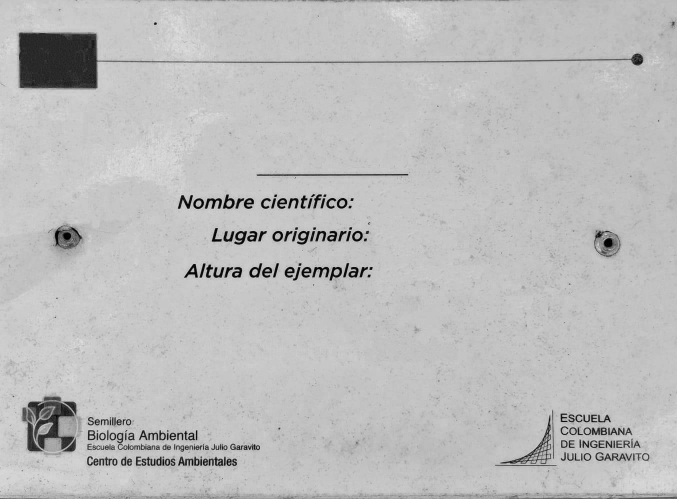
#> input picture monitorias/images/Template2.jpg, 1354 x 998 px (shown at 1/2 size)
$ python ocr_form.py
#> lines starting #> are read from the running program, lines starting #| are printed output that depends on the picture; after the words box and inside, x2 and y2 are one past the last pixel; in counts of white or black regions, pixels touching at a corner belong together
#> in main, template is the input picture: shape (998, 1354, 3); min 0, max 236, mean 188.9
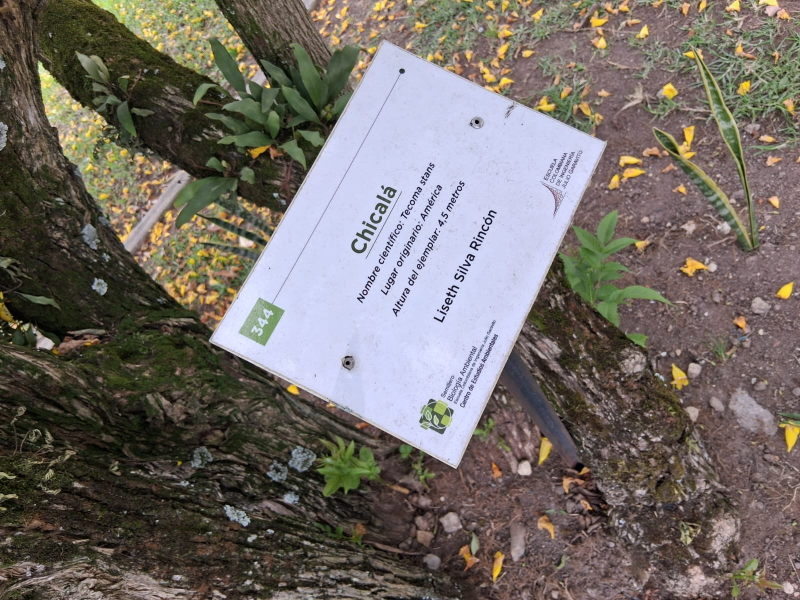
#> input picture monitorias/images/input2.jpg, 1600 x 1200 px (shown at 1/2 size)
#> in main, image is the input picture: shape (1200, 1600, 3); mean B, G, R 103.2, 108.3, 114.9
### monitorias/pyimagesearch/alignment/align_images.py
#!/usr/bin/env python3
"""
align_images.py
Alinea `input` respecto a `template` usando detectores/descriptores (SIFT u ORB),
emparejamiento con Lowe ratio test, cálculo de homografía con RANSAC y warp.
Guarda: aligned.png, matches.png, overlay.png
"""

import cv2
import numpy as np
import argparse
import matplotlib.pyplot as plt

# ---------------------------
# 1. Crear detector dinámico
# ---------------------------
def create_detector(use_sift=True, max_features=5000):
    """Crear detector (SIFT si está disponible, si no ORB)."""
    if use_sift:
        try:
            return cv2.SIFT_create(nfeatures=max_features)
        except Exception:
            print("[WARN] SIFT no disponible -> usando ORB")
    return cv2.ORB_create(nfeatures=max_features)

# ---------------------------
# 2. Emparejar descriptores
# ---------------------------
def match_descriptors(desc1, desc2, use_sift=True, ratio=0.75):
    """Empareja descriptores con FLANN (SIFT) o BF Hamming (ORB)."""
    if desc1 is None or desc2 is None:
        return []

    if use_sift:
        index_params = dict(algorithm=1, trees=5)
        search_params = dict(checks=50)
        matcher = cv2.FlannBasedMatcher(index_params, search_params)
        matches = matcher.knnMatch(np.float32(desc1), np.float32(desc2), k=2)
    else:
        matcher = cv2.BFMatcher(cv2.NORM_HAMMING, crossCheck=False)
        matches = matcher.knnMatch(desc1, desc2, k=2)

    good = []
    for m_n in matches:
        if len(m_n) == 2:
            m, n = m_n
            if m.distance < ratio * n.distance:
                good.append(m)
    return good

# ---------------------------
# 3. Alineación de imágenes
# ---------------------------
def align_images(image, template, use_sift=True, max_features=5000,
                 keep_percent=0.15, ratio=0.75, ransac_thresh=5.0, debug=False):
    """Alinea image -> template. Devuelve aligned, homography, matches_img, overlay."""
#> called with use_sift = True, max_features = 5000, keep_percent = 0.15, ratio = 0.75, ransac_thresh = 5, debug = False
    img_gray = cv2.cvtColor(image, cv2.COLOR_BGR2GRAY)
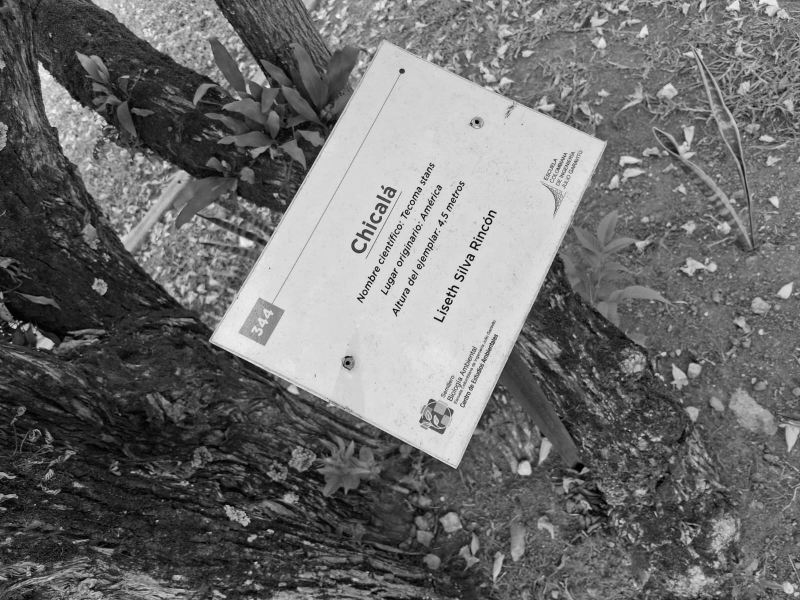
#> img_gray: shape (1200, 1600) (shown at 1/2 size); min 0, max 252, mean 109.7
    tpl_gray = cv2.cvtColor(template, cv2.COLOR_BGR2GRAY)

    detector = create_detector(use_sift=use_sift, max_features=max_features)
    kps1, desc1 = detector.detectAndCompute(img_gray, None)
#> kps1 = 5000 keypoints; strongest (x, y, size): (876, 620, 2.1), (948, 476, 2.1), (916, 540, 2.1), (870, 477, 1.8)
    kps2, desc2 = detector.detectAndCompute(tpl_gray, None)
#> kps2 = 2492 keypoints; strongest (x, y, size): (704, 399, 3.7), (551, 391, 3.4), (700, 414, 3.6), (311, 47, 3.4)

    if len(kps1) < 4 or len(kps2) < 4:
        raise RuntimeError("Muy pocos keypoints detectados. Prueba aumentar max_features.")

    matches = match_descriptors(desc1, desc2, use_sift=use_sift, ratio=ratio)
#> in match_descriptors, `matches = matcher.knnMatch(np.float32(desc1), np.float32(desc2), k=2)`: matches = 5000 matches
#> after the loop in match_descriptors, `for m_n in matches:`: good = 356 matches
#> matches = 356 matches
    if len(matches) < 4:
        raise RuntimeError(f"Pocos matches buenos ({len(matches)}).")

    matches = sorted(matches, key=lambda x: x.distance)
    num_keep = max(4, int(len(matches) * keep_percent))
#> num_keep = 53
    matches_to_use = matches[:num_keep]
#> matches_to_use = 53 matches

    pts1 = np.float32([kps1[m.queryIdx].pt for m in matches_to_use]).reshape(-1, 1, 2)
#> pts1 = 53 rows, first 8: [800, 525.8], [778.3, 490.3], [812.6, 504.4], [958.3, 741.2], [972.2, 676.2], [972.2, 676.2], [859.6, 494], [778.3, 490.3]
    pts2 = np.float32([kps2[m.trainIdx].pt for m in matches_to_use]).reshape(-1, 1, 2)
#> pts2 = 53 rows, first 8: [558.4, 472.7], [601.9, 404.7], [606.5, 475], [323.3, 923.7], [443.6, 894.5], [443.6, 894.5], [664.2, 546.1], [601.9, 404.7]

    H, mask = cv2.findHomography(pts1, pts2, cv2.RANSAC, ransac_thresh)
#> H = [[0.831, -1.7, 796.8], [1.7, 0.965, -1385.5], [-6.84e-05, 0.00014, 1]]; mask = 53 values, max 1 at index 0, min 0 at index 29, mean 0.981
    if H is None:
        raise RuntimeError("No se pudo calcular homografía.")

    h_tpl, w_tpl = template.shape[:2]
#> h_tpl = 998; w_tpl = 1354
    aligned = cv2.warpPerspective(image, H, (w_tpl, h_tpl))

    matches_img = cv2.drawMatches(image, kps1, template, kps2, matches_to_use, None,
                                  matchColor=(0,255,0), singlePointColor=(255,0,0),
                                  flags=cv2.DrawMatchesFlags_NOT_DRAW_SINGLE_POINTS)
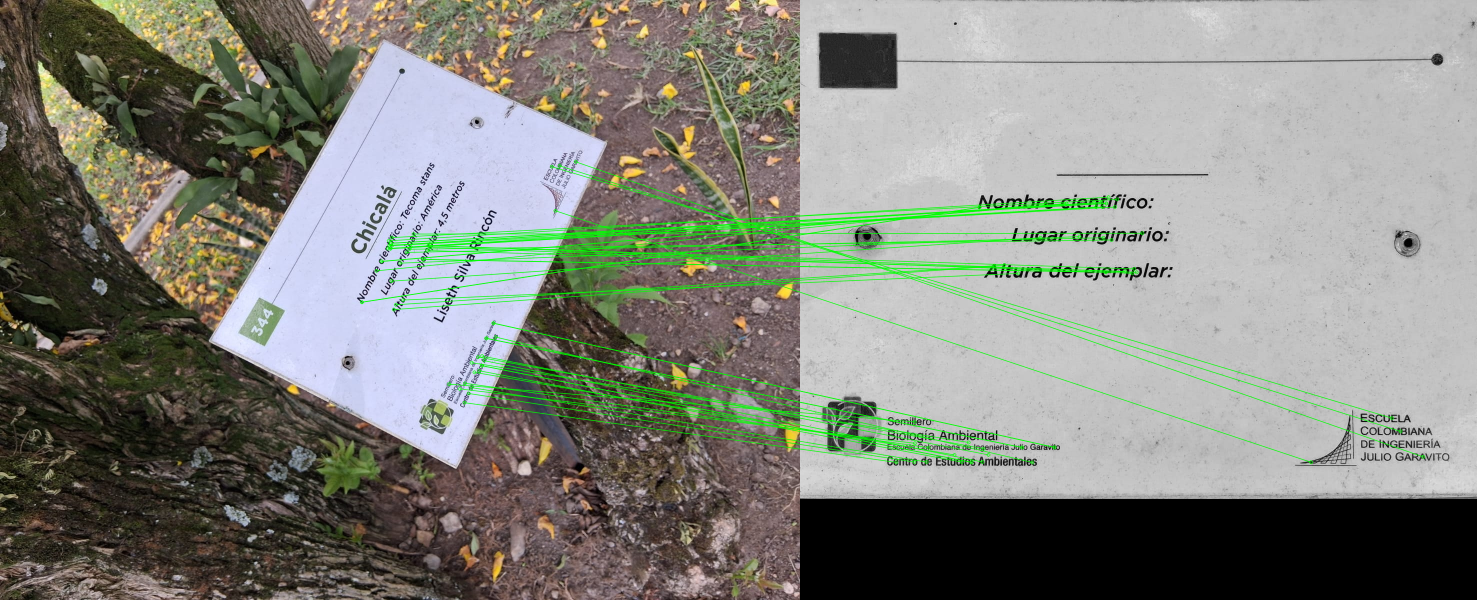
#> matches_img: shape (1200, 2954, 3) (shown at 1/2 size); mean B, G, R 124.8, 133, 131.2

    overlay = cv2.addWeighted(template, 0.5, aligned, 0.5, 0)
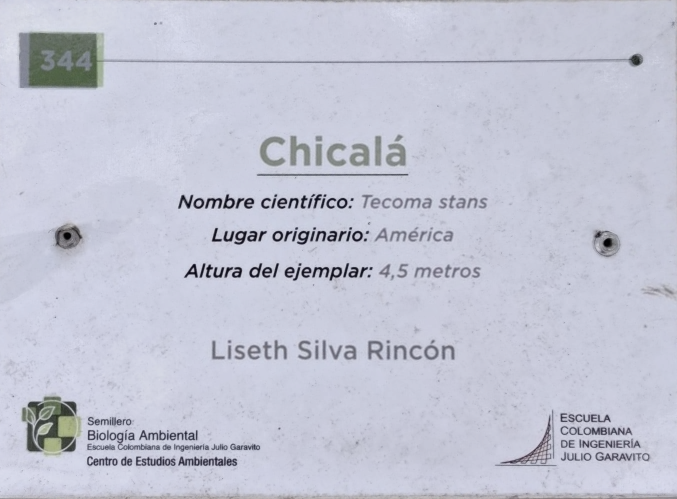
#> overlay: shape (998, 1354, 3) (shown at 1/2 size); mean B, G, R 212, 197, 194.6

    if debug:
        print(f"[INFO] Keypoints img: {len(kps1)}, tpl: {len(kps2)}")
        print(f"[INFO] Matches: {len(matches)} -> usando {len(matches_to_use)}")
        print(f"[INFO] Homography:\n{H}")

    return aligned, H, matches_img, overlay

# ---------------------------
# 4. Mostrar imágenes
# ---------------------------
# [56 lines left out: functions imshow_local, main, not called in this run]

# [2 lines that do not run on import are left out]

### monitorias/ocr_form.py
import cv2
import pytesseract
from pyimagesearch.alignment.align_images import align_images

# Si estás en Windows, ajusta el path a tesseract.exe
pytesseract.pytesseract.tesseract_cmd = r"C:\Program Files\Tesseract-OCR\tesseract.exe"

def main():
    # Cargar imágenes
    template = cv2.imread("images/Template2.jpg")
    image = cv2.imread("images/input2.jpg")

    # Alinear
    aligned, _, _, _ = align_images(image, template, use_sift=True)

    # Definir campos (x, y, w, h)
    fields = {
        "nombre": (340, 255, 682, 335),# azul
        "autor": (400, 660, 550, 100),      # negro
        "id_arbol": (10, 40, 240, 180)      # id arbol
    }

    results = {}
    for field, (x, y, w, h) in fields.items():
        roi = aligned[y:y+h, x:x+w]
        gray = cv2.cvtColor(roi, cv2.COLOR_BGR2GRAY)

        if field == "id_arbol":
            _, thresh = cv2.threshold(gray, 0, 255,
                                    cv2.THRESH_BINARY_INV | cv2.THRESH_OTSU)

            # Forzar solo números
            text = pytesseract.image_to_string(
                thresh,
                config="--psm 7 -c tessedit_char_whitelist=0123456789"
            ).strip()
        else:
            _, thresh = cv2.threshold(gray, 0, 255,
                                    cv2.THRESH_BINARY | cv2.THRESH_OTSU)
            text = pytesseract.image_to_string(thresh, lang="eng").strip()


        results[field] = text

        # Dibujar rectángulo
        cv2.rectangle(aligned, (x, y), (x+w, y+h), (0, 255, 0), 2)
        cv2.putText(aligned, field, (x, y-10),
                    cv2.FONT_HERSHEY_SIMPLEX, 0.9, (0,255,0), 2)
#> this loop made 1 pass
#> pass 1, in main, `roi = aligned[y:y+h, x:x+w]`:
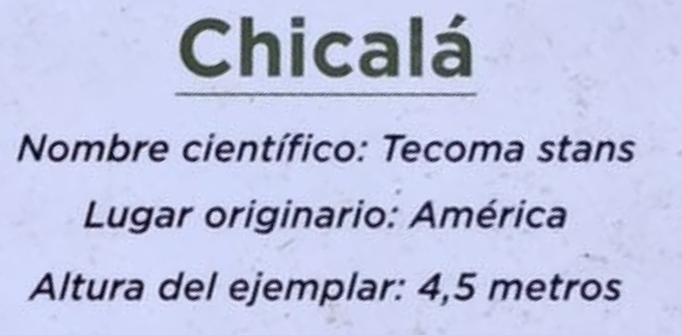
#> roi: shape (335, 682, 3); mean B, G, R 225.1, 195.2, 190.2
#> pass 1, in main, `gray = cv2.cvtColor(roi, cv2.COLOR_BGR2GRAY)`:
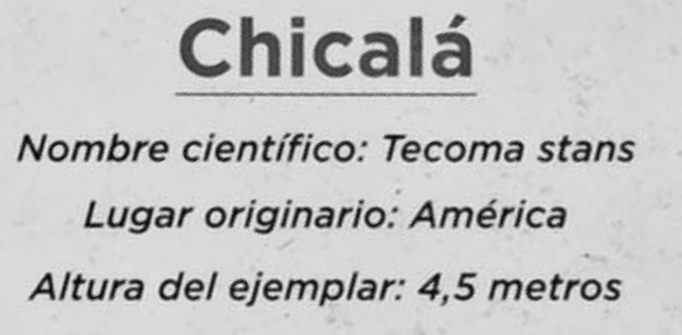
#> gray: shape (335, 682); min 2, max 247, mean 197.1
#> pass 1, in main, `_, thresh = cv2.threshold(gray, 0, 255, cv2.THRESH_BINARY | cv2.THRESH..`:
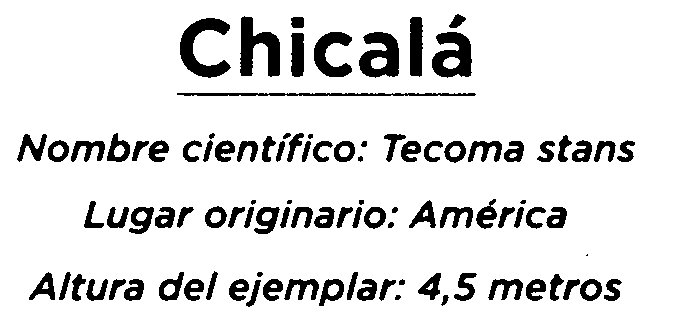
#> thresh: shape (335, 682); 88.3% white; 100 black regions (4 under 20 px), largest, box (x1, y1, x2, y2) and area: (180, 18, 231, 78) 1384, (240, 16, 280, 77) 1365, (359, 32, 399, 78) 1209
#> after the loop, results = 0 items

    # Mostrar resultados
    for field, text in results.items():
        print(f"[{field.upper()}]: {text}")

    cv2.imshow("Aligned + OCR", aligned)
    cv2.waitKey(0)

if __name__ == "__main__":
    main()
#> (the call stopped at in main, `text = pytesseract.image_to_string(thresh, lang="eng").strip()`: pytesseract is not available in this run)
